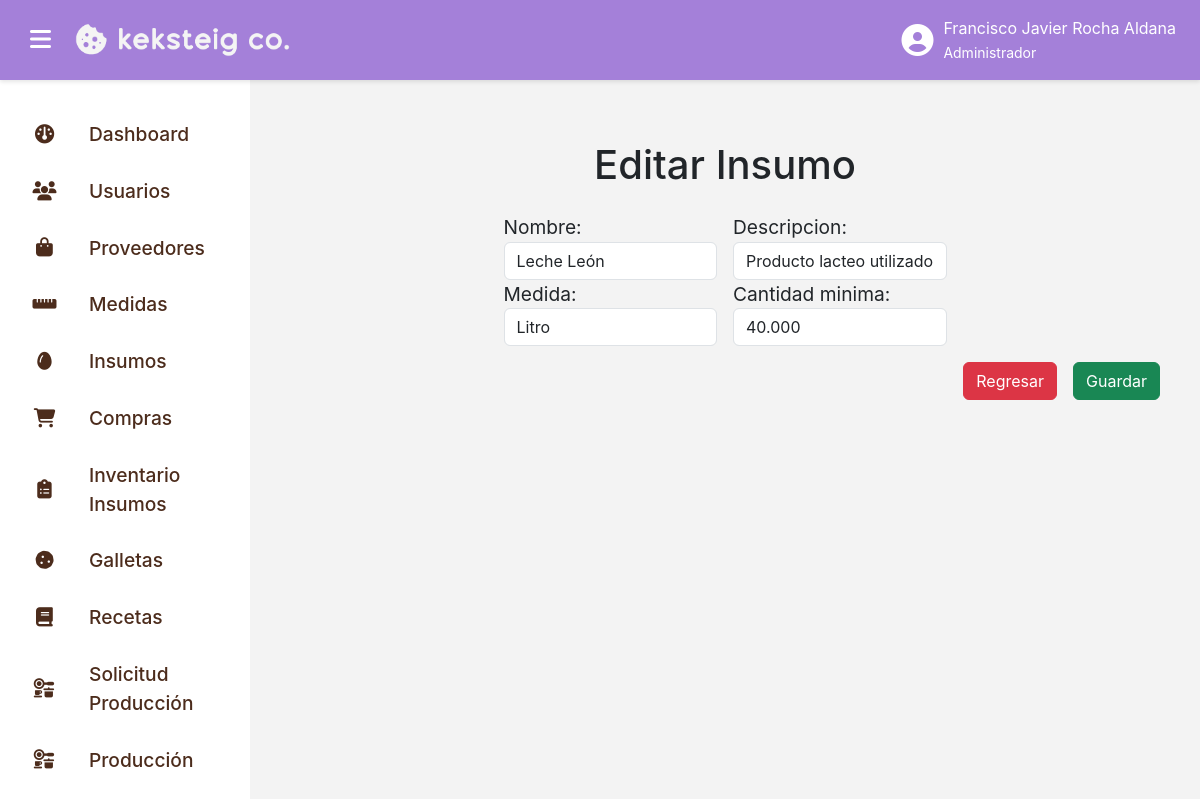
The page /insumos/editar_insumos/1 (signed in) on the database as committed earlier.
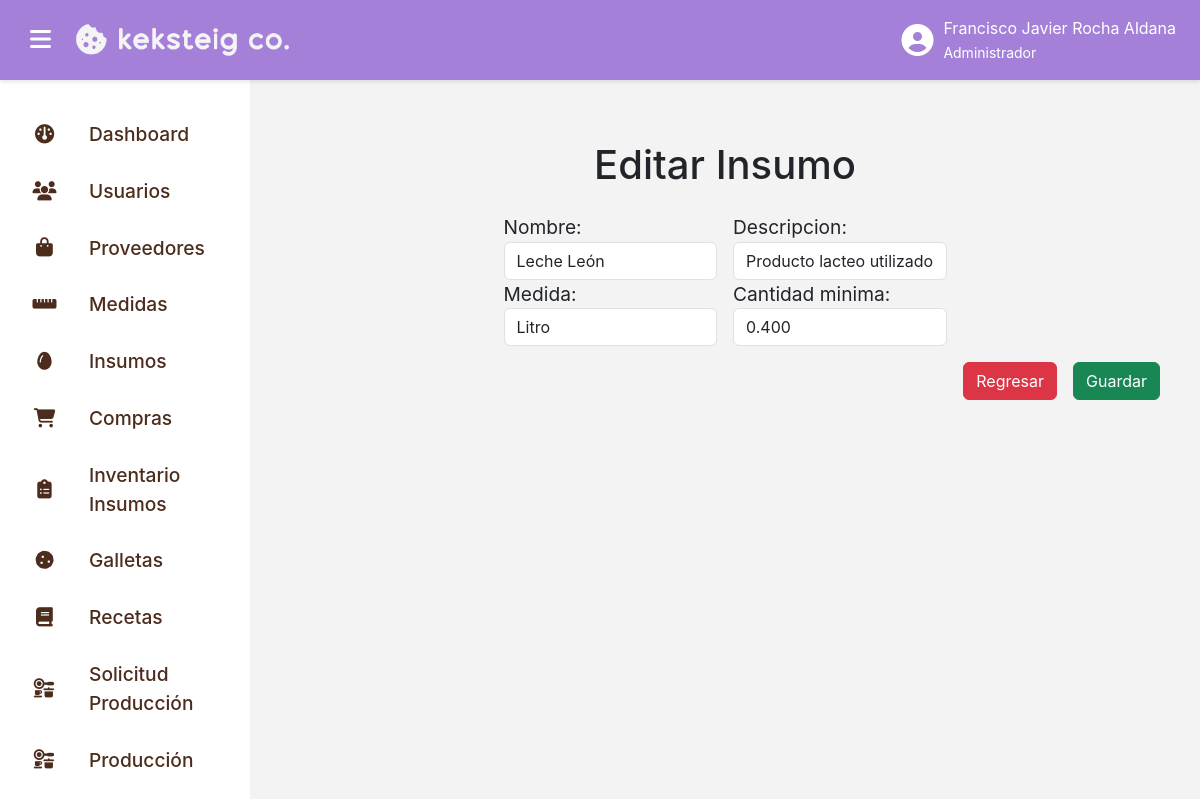
The same page on the database as committed later.
### insumos_app/models.py (models this page shows, shortened)
class Insumo(models.Model):
    nombre = models.TextField(max_length=100)
    descripcion = models.TextField(max_length=500)
    medida = models.ForeignKey(Medida, on_delete=models.CASCADE, null=False, blank=False)
    cantidad_minima = models.DecimalField(decimal_places=3, max_digits=10, null=False, default=0)

### insumos_app/views.py (the view, shortened to what this page needs)
# urls.py: path("editar_insumos/<int:id>", login_required(EditarInsumosView.as_view()), name="editar_insumos"),
class EditarInsumosView(PermissionRequiredMixin, FormView):
    permission_required = ["insumos_app.edit_Insumo"]
    login_url = "login"
    template_name = "editar_insumos.html"
    form_class = forms.InsumoEditarForm
    success_url = reverse_lazy("lista_insumos")
    def get_form_kwargs(self):
        kwargs = super().get_form_kwargs()
        id = self.kwargs.get("id")
        insumo = get_object_or_404(Insumo, id=id)
        kwargs["instance"] = insumo
        return kwargs

### insumos_app/forms.py (shortened to what this page needs)
class InsumoEditarForm(forms.ModelForm):
    medida = forms.ModelChoiceField(
        queryset=Medida.objects.all(),
        label="Medida",
        empty_label="Seleccione una medida",
        widget=forms.Select(attrs={"class": "form-control"})
    )
    class Meta:
        model = Insumo
        fields = ["nombre", "descripcion", "medida", "cantidad_minima"]
        widgets = {
            "nombre": forms.TextInput(attrs={"class": "form-control"}),
            "descripcion": forms.TextInput(attrs={"class": "form-control"}),
            "cantidad_minima": forms.NumberInput(attrs={"class": "form-control"})
        }

### medidas_app/models.py (called while the page is built)
    def __str__(self):
        return f"{self.nombre}"

### insumos_app/templates/editar_insumos.html (shortened to what this page needs)
{% extends "base.html" %}
{% load static %}
{% block content %}
<div class="pantalla-completa">
    <div class="menu">
        <h1 class="text-center">
            Editar Insumo
        </h1>
        <div class="row mt-4">
            <form class="col-lg-12 col-md-12 col-sm-12 col-12 align-items-center justify-content-center" method="post" enctype="multipart/form-data">
                <div class="d-flex">
                    <div class="d-flex col-lg-6 col-md-6 col-sm-12 col-12 px-2 align-items-center justify-content-end">
                        <div class="col-lg-6 col-md-6 col-sm-12 col-12">
                            <div>
                                {{ form.nombre.label_tag }}
                                <div class="col-lg-12 col-md-12 col-sm-12 col-12">
                                    {{ form.nombre }}
                                </div>
                            </div>
                            <div>
                                {{ form.medida.label_tag }}
                                <div class="col-lg-12 col-md-12 col-sm-12 col-12">
                                    {{ form.medida }}
                                </div>
                            </div>
                        </div>
                    </div>
                    <div class="d-flex col-lg-6 col-md-6 col-sm-12 col-12 px-2 align-items-center justify-content-start">
                        <div class="col-lg-6 col-md-6 col-sm-12 col-12">
                            <div>
                                {{ form.descripcion.label_tag }}
                                <div class="col-lg-12 col-md-12 col-sm-12 col-12">
                                    {{ form.descripcion }}
                                </div>
                            </div>
                            <div>
                                {{ form.cantidad_minima.label_tag }}
                                <div class="col-lg-12 col-md-12 col-sm-12 col-12">
                                    {{ form.cantidad_minima }}
                                </div>
                            </div>
                        </div>
                    </div>
                </div>
                <div class="d-flex col-lg-12 col-md-12 col-sm-12 col-12 align-items-end justify-content-end mt-3 px-2">
                    <a class="btn btn-danger me-2" href="{% url "lista_insumos" %}">
                        Regresar
                    </a>
                    <button class="btn btn-success ms-2" type="submit">
                        Guardar
                    </button>
                </div>
            </form>
        </div>
    </div>
</div>
{% endblock content %}

Rows that differ between the two databases and show on the page:
changed Insumo "Leche León": cantidad_minima "40.000" → "0.400"
